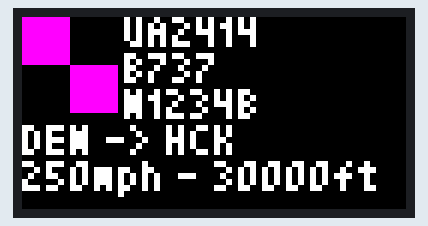
Simulated run of this program. Board: ESP32. Shown: 64×32 colour display.

Above: at 0.1 s.

The program:

main.cpp
```cpp
#include "ESP32-HUB75-MatrixPanel-I2S-DMA.h"
#include <Fonts/TomThumb.h>

#include "img.hpp"

#define R1 32
#define G1 14
#define BL1 33
#define R2 25
#define G2 12
#define BL2 26
#define CH_A 5
#define CH_B 17
#define CH_C 18
#define CH_D 22
#define CH_E -1 // doesnt exist
#define CLK 19
#define LAT 23
#define OE 21

// uint8_t rgbPins[]  = {R1, G1, BL1, R2, G2, BL2};
// uint8_t addrPins[] = {CH_A, CH_B, CH_C, CH_D};
// uint8_t clockPin   = CLK;
// uint8_t latchPin   = LAT;
// uint8_t oePin      = OE;

MatrixPanel_I2S_DMA *disp = nullptr;

void disp_flight(const uint16_t img[], char* number, char* aircraft, char* speed, char* altitude, char* from, char* to, char* reg) {
  disp->drawRGBBitmap(0, 0, img, 16, 16);

  disp->setCursor(17, 5);
  disp->print(number);

  disp->setCursor(17, 11);
  disp->print(aircraft);

  disp->setCursor(17, 17);
  disp->print(reg);

  disp->setCursor(0, 23);
  disp->print((std::string(from) + " -> " + std::string(to)).c_str());

  disp->setCursor(0, 29);
  disp->print((std::string(speed) + " - " + std::string(altitude)).c_str());
}

void setup() {
  HUB75_I2S_CFG::i2s_pins _pins={R1, G1, BL1, R2, G2, BL2, CH_A, CH_B, CH_C, CH_D, CH_E, LAT, OE, CLK};
  HUB75_I2S_CFG mxconfig(64, 32, 1, _pins);

  disp = new MatrixPanel_I2S_DMA(mxconfig);
  disp->begin();
  disp->setBrightness8(20);
  disp->clearScreen();
  disp->setFont(&TomThumb);

  disp_flight(epd_bitmap_Unknown, "UA2414", "B737", "250mph", "30000ft", "DEN", "HCK", "N1234B");
}

void loop() {

}
```

Source omitted: img.hpp (data table, 17560 bytes)
